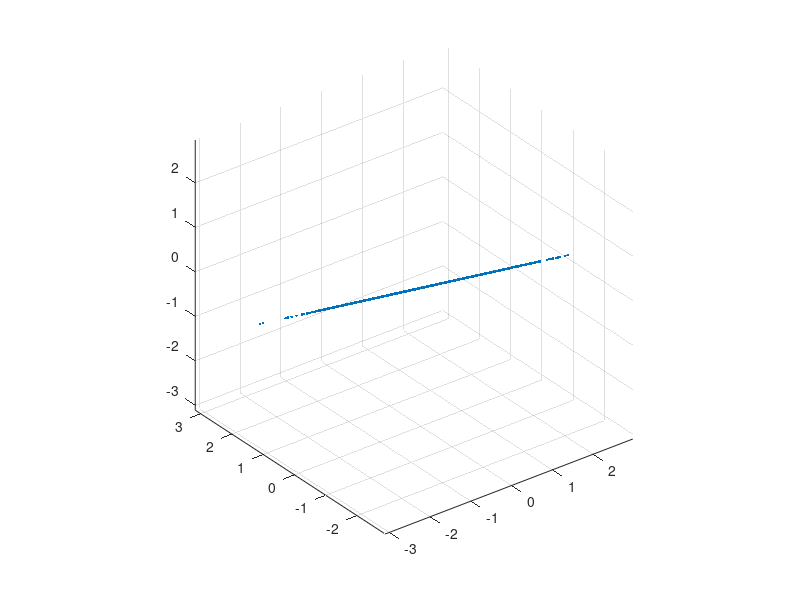

The MATLAB source for this figure:
% gauss_scatter.m
%
% This file generates scatter plots of 3-dimensional Gaussian rv's.
% Here, the rank of the covariance matrix of the multivariate 
% Gaussian distribution can be specified (1, 2, or 3).
%
% What are the features of a 3-d Gaussian random vector having a
% rank-deficient covariance matrix?
%
% EE 5531 - Fall 2015
% University of Minnesota
% Prof. Jarvis Haupt 

clear all
close all
clc

% r = rank of covariance matrix (1, 2, or 3)
r = 1;

% number of realizations
num_realizations = 5000;

% *****************************************
% First generate a rank-r covariance matrix
% *****************************************

% (Randomly) Generate orthogonal eigenvectors
A = randn(3,3);
U = orth(A);

% Specify (nonnegative!) eigenvalues deterministically
evals = [ones(r,1); zeros(3-r,1)];
%evals = [1 0.01 0];
%evals = [1 1 0.01];

% Could also randomly generate (nonzero) eigenvalues! 
% (uncomment the line below)
% evals = [rand(r,1); zeros(3-r,1)];
S = diag(evals);

% Assemble the covariance matrix
C = U*S*U';



% **********************************************
% Now generate 'num_realizations' draws from 
% a zero-mean multivariate Gaussian distribution
% having this covariance matrix
% **********************************************

% Generate num_realizations iid N(0,I_3) random vectors
X = randn(3,num_realizations);

% Generate 
Y = U*sqrt(S)*X;



% ******************
% Visualize the data
% ******************

figure(1)

% Create scatter plot of the data in 3 dimensions
scatter3(Y(1,:), Y(2,:), Y(3,:),'.');
axis equal



% ****************************************************************
% Compare the actual and empirical covariance matrices of the data
% ****************************************************************

% This is a check to see that we're generating data 
% with the right covariance matrix
cov_mat = C
emp_cov_mat = cov(Y')


% ************************************************************
% Compute the singular values of the covariance matrix and its
% empirical estimate.  The number of nonzero singular values
% corresponds to the rank of the matrix.  
% ************************************************************

sing_val_orig = svd(cov_mat)
sing_val_emp = svd(emp_cov_mat)
